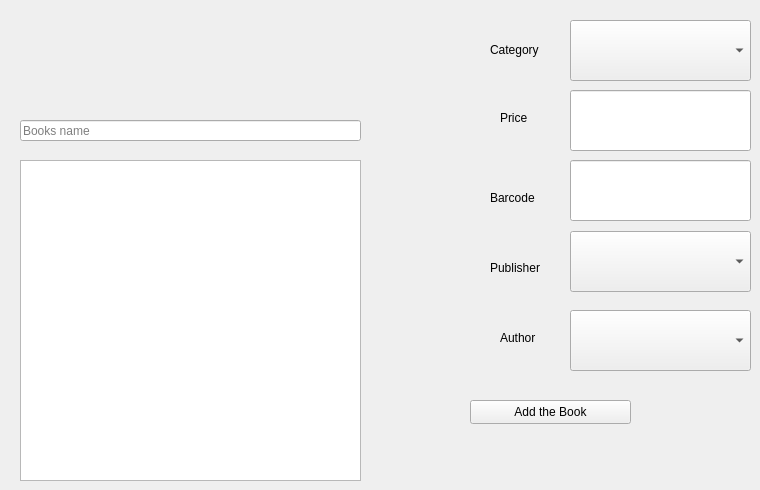
      <widget class="QWidget" name="tab_9">
       <attribute name="title">
        <string>Add Book</string>
       </attribute>
       <widget class="QLineEdit" name="lineEdit_3">
        <property name="geometry">
         <rect>
          <x>20</x>
          <y>120</y>
          <width>341</width>
          <height>21</height>
         </rect>
        </property>
        <property name="placeholderText">
         <string>Books name</string>
        </property>
       </widget>
       <widget class="QPlainTextEdit" name="plainTextEdit">
        <property name="geometry">
         <rect>
          <x>20</x>
          <y>160</y>
          <width>341</width>
          <height>321</height>
         </rect>
        </property>
       </widget>
       <widget class="QComboBox" name="comboBox_3">
        <property name="geometry">
         <rect>
          <x>570</x>
          <y>20</y>
          <width>181</width>
          <height>61</height>
         </rect>
        </property>
       </widget>
       <widget class="QLineEdit" name="lineEdit_4">
        <property name="geometry">
         <rect>
          <x>570</x>
          <y>90</y>
          <width>181</width>
          <height>61</height>
         </rect>
        </property>
       </widget>
       <widget class="QLineEdit" name="lineEdit_8">
        <property name="geometry">
         <rect>
          <x>570</x>
          <y>160</y>
          <width>181</width>
          <height>61</height>
         </rect>
        </property>
       </widget>
       <widget class="QComboBox" name="comboBox_6">
        <property name="geometry">
         <rect>
          <x>570</x>
          <y>231</y>
          <width>181</width>
          <height>61</height>
         </rect>
        </property>
       </widget>
       <widget class="QComboBox" name="comboBox_7">
        <property name="geometry">
         <rect>
          <x>570</x>
          <y>310</y>
          <width>181</width>
          <height>61</height>
         </rect>
        </property>
       </widget>
       <widget class="QLabel" name="label_3">
        <property name="geometry">
         <rect>
          <x>490</x>
          <y>40</y>
          <width>61</width>
          <height>20</height>
         </rect>
        </property>
        <property name="text">
         <string>Category</string>
        </property>
       </widget>
       <widget class="QLabel" name="label_4">
        <property name="geometry">
         <rect>
          <x>500</x>
          <y>110</y>
          <width>49</width>
          <height>16</height>
         </rect>
        </property>
        <property name="text">
         <string>Price</string>
        </property>
       </widget>
       <widget class="QLabel" name="label_5">
        <property name="geometry">
         <rect>
          <x>490</x>
          <y>190</y>
          <width>49</width>
          <height>16</height>
         </rect>
        </property>
        <property name="text">
         <string>Barcode</string>
        </property>
       </widget>
       <widget class="QLabel" name="label_6">
        <property name="geometry">
         <rect>
          <x>490</x>
          <y>260</y>
          <width>61</width>
          <height>16</height>
         </rect>
        </property>
        <property name="text">
         <string>Publisher</string>
        </property>
       </widget>
       <widget class="QLabel" name="label_7">
        <property name="geometry">
         <rect>
          <x>500</x>
          <y>330</y>
          <width>49</width>
          <height>16</height>
         </rect>
        </property>
        <property name="text">
         <string>Author</string>
        </property>
       </widget>
       <widget class="QPushButton" name="pushButton_11">
        <property name="geometry">
         <rect>
          <x>470</x>
          <y>400</y>
          <width>161</width>
          <height>24</height>
         </rect>
        </property>
        <property name="text">
         <string>Add the Book</string>
        </property>
       </widget>
      </widget>
